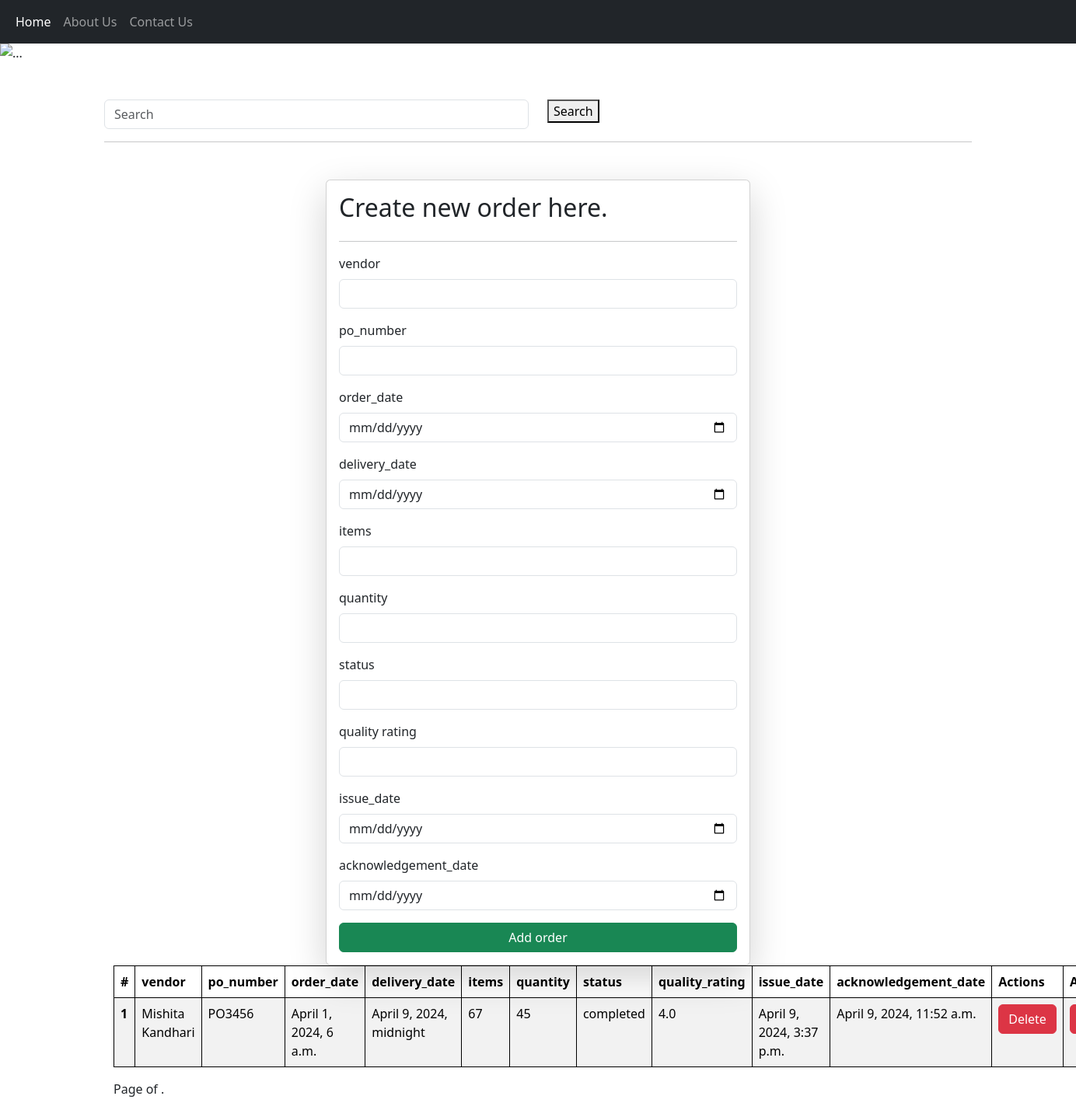
Screenshot of /orders/ with the database file from the repository.
### vendors_record/models.py (models this page shows)
class PurchaseOrder(models.Model):
    vendor = models.ForeignKey(
        Vendor, on_delete=models.CASCADE, related_name='purchase_orders')
    po_number = models.CharField(max_length=20, unique=True)
    order_date = models.DateTimeField()
    delivery_date = models.DateTimeField(null=True, blank=True)
    items = models.CharField(max_length=1000)
    quantity = models.IntegerField()
    status = models.CharField(max_length=20)
    quality_rating = models.FloatField(null=True, blank=True)
    issue_date = models.DateTimeField(auto_now_add=True)
    acknowledgement_date = models.DateTimeField(null=True, blank=True)
    def set_items(self, items):
        self.items = json.dumps(items, cls=DjangoJSONEncoder)
    def get_items(self):
        return json.loads(self.items)
    items_json = property(get_items, set_items)

class Vendor(models.Model):
    name = models.CharField(max_length=255)
    contact_details = models.TextField()
    address = models.TextField()
    vendor_code = models.CharField(max_length=20, unique=True)
    on_time_delivery_rate = models.FloatField(null=True, blank=True)
    quality_rating_avg = models.FloatField(null=True, blank=True)
    average_response_time = models.FloatField(null=True, blank=True)
    fulfillment_rate = models.FloatField(null=True, blank=True)
    def __str__(self) -> str:
        return self.name

### vendors_record/views.py (the view, shortened to what this page needs)
# urls.py: path('orders/', order_list, name='order-list'),
def order_list(request):
     orders = PurchaseOrder.objects.all()
     return render(request, 'order_list.html', {'orders': orders})

### vendors_record/templates/order_list.html (shortened to what this page needs)
<!DOCTYPE html>
<html lang="en">
<head>
    <link href="https://cdn.jsdelivr.net/npm/bootstrap@5.3.2/dist/css/bootstrap.min.css" rel="stylesheet">
</head>
<body>
    <nav class="navbar navbar-expand-lg navbar-dark bg-dark">
      <div class="container-fluid">
        <div class="collapse navbar-collapse" id="navbarSupportedContent">
          <cl class="navbar-nav me-auto mb-2 mb-lg-0">
            <li class="nav-item">
              <a class="nav-link active" aria-current="page" href="/">Home</a>
            </li>
            <li class="nav-item">
              <a class="nav-link" href="/about">About Us</a>
            </li>
            <li class="nav-item">
              <a class="nav-link" href="/contact">Contact Us</a>
            </li>
          </cl>
        </div>
      </div>
    </nav>
    <div class="container-fluid px-0 mb-3" >
      <img src="https://source.unsplash.com/2000x400/?Office" class="d-block w-100" alt="...">
    </div>
   <form class="mb-4">
    <div class="container mt-5">
      <div class="row">
        <div class="col-md-6">
          <input class="form-control" name="search" placeholder="Search">
        </div>
        <div class="col-md-6">
          <button type="submit" class="btn-btn-primary">Search</button>
        </div>
      </div>
   </form>
    <hr>
     <div class="container mt-5">
  <form class="col-6 mx-auto card p-3 shadow-lg" method="post" enctype="multipart/form-data">
      <h2>Create new order here.</h2>
      <hr>
      <div class="mb-3">
        <label for="exampleInputEmail1" class="form-label">vendor</label>
        <input name="vendor" value="{{PurchaseOrder.vendor}}" type="text" class="form-control" required>
      </div>
      <div class="mb-3">
        <label for="exampleInputEmail1" class="form-label">po_number</label>
        <input name="po_number" value="{{PurchaseOrder.po_number}}" type="text" class="form-control" required>
      </div>
      <div class="mb-3">
        <label for="exampleInputEmail1" class="form-label">order_date</label>
        <input name="order_date" value="{{PurchaseOrder.order_date}}" type="date" class="form-control" required>
      </div>
      <div class="mb-3">
        <label for="exampleInputEmail1" class="form-label">delivery_date</label>
        <input name="delivery_date" value="{{PurchaseOrder.delivery_date}}" type="date" class="form-control" required>
      </div>
      <div class="mb-3">
        <label for="exampleInputEmail1" class="form-label">items</label>
        <input name="items" value="{{PurchaseOrder.items}}" type="number" class="form-control" required>
      </div>
      <div class="mb-3">
        <label for="exampleInputEmail1" class="form-label">quantity</label>
        <input name="quantity" value="{{PurchaseOrder.quantity}}" type="number" class="form-control" required>
      </div>
      <div class="mb-3">
        <label for="exampleInputEmail1" class="form-label">status</label>
        <input name="status" value="{{PurchaseOrder.status}}" type="text" class="form-control" required>
      </div>
      <div class="mb-3">
        <label for="exampleInputEmail1" class="form-label">quality rating</label>
        <input name="quality_rating" value="{{PurchaseOrder.quality_rating}}" type="number" class="form-control" required>
      </div>
      <div class="mb-3">
        <label for="exampleInputEmail1" class="form-label">issue_date</label>
        <input name="issue_date" value="{{PurchaseOrder.issue_date}}" type="date" class="form-control" required>
      </div>
      <div class="mb-3">
        <label for="exampleInputEmail1" class="form-label">acknowledgement_date</label>
        <input name="acknowledgement_date" value="{{PurchaseOrder.acknowledgement_date}}" type="date" class="form-control" required>
      </div>
      <button type="submit" class="btn btn-success">Add order</button>
      </form>
      <table class="table table-striped">
        <thead>
          <tr>
            <th scope="col">#</th>
            <th scope="col">vendor</th>
            <th scope="col">po_number</th>
            <th scope="col">order_date</th>
            <th scope="col">delivery_date</th>
            <th scope="col">items</th>
            <th scope="col">quantity</th>
            <th scope="col">status</th>
            <th scope="col">quality_rating</th>
            <th scope="col">issue_date</th>
            <th scope="col">acknowledgement_date</th>
            <th scope="col">Actions</th>
            <th scope="col">Actions</th>
          </tr>
        </thead>
        <tbody>
            {% for order in orders %}
            <tr>
              <th scope="row">{{forloop.counter}}</th>
              <td>{{order.vendor}}</td>
              <td>{{order.po_number}}</td>
              <td>{{order.order_date}}</td>
              <td>{{order.delivery_date}}</td>
              <td>{{order.items}}</td>
              <td>{{order.quantity}}</td>
              <td>{{order.status}}</td>
              <td>{{order.quality_rating}}</td>
              <td>{{order.issue_date}}</td>
              <td>{{order.acknowledgement_date}}</td>
              <td>
                <a href="/delete-order/{{order.id}}/" class="btn btn-danger">Delete</a>
              </td>
              <td>
                <a href="/update-order/{{order.id}}/" class="btn btn-danger">Update</a>
              </td>
            </tr>
            {% endfor %}
            </tbody>
          </table>
          <nav aria-label="Page navigation example">
            <ul class="pagination">
                <span class="current">
                    Page {{ queryset.number }} of {{ queryset.paginator.num_pages }}.
                </span>
        </div>

### vendors_record/templates/order_list.html (style rules this page uses)
table, th, td { border: 1px solid black; }

### rows the page displays
PurchaseOrder: vendor "Mishita Kandhari", po_number "PO3456", order_date "April 1, 2024, 6 a.m.", delivery_date "April 9, 2024, midnight", items "67", quantity "45", status "completed", quality_rating "4.0", issue_date "April 9, 2024, 3:37 p.m.", acknowledgement_date "April 9, 2024, 11:52 a.m."
